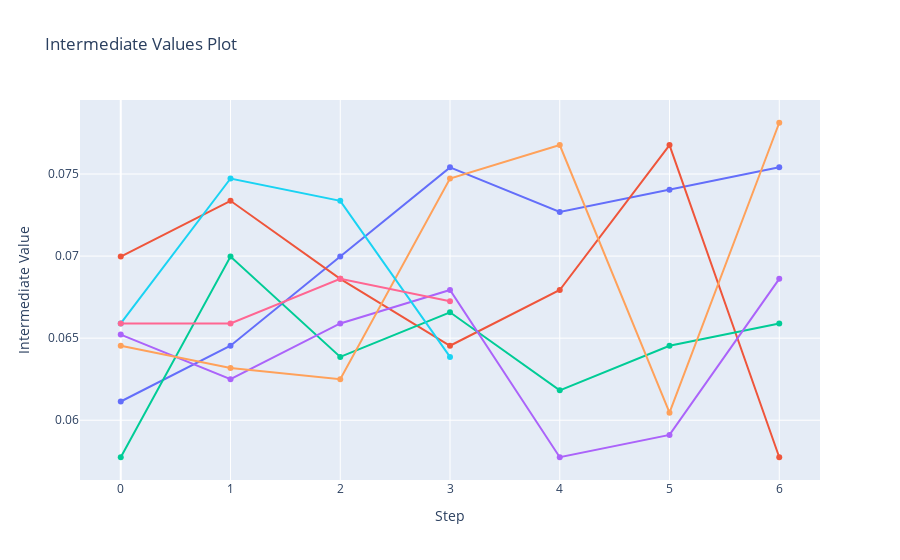

Source (notebook cell):
### Markdown cell above
### Tuning Visualization

### Code cell
import plotly
optuna.visualization.plot_intermediate_values(study)

### Figure 1 — Plotly figure (JSON) as saved in the notebook; plotly's stock layout.template omitted (floating-point values rounded to 4 significant figures)
{"data": [{"marker": {"maxdisplayed": 10}, "mode": "lines+markers", "name": "Trial0", "type": "scatter", "x": [0, 1, 2, 3, 4, 5, 6], "y": [0.06114, 0.06454, 0.06997, 0.07541, 0.07269, 0.07405, 0.07541]}, {"marker": {"maxdisplayed": 10}, "mode": "lines+markers", "name": "Trial1", "type": "scatter", "x": [0, 1, 2, 3, 4, 5, 6], "y": [0.06997, 0.07337, 0.06861, 0.06454, 0.06793, 0.07677, 0.05774]}, {"marker": {"maxdisplayed": 10}, "mode": "lines+markers", "name": "Trial2", "type": "scatter", "x": [0, 1, 2, 3, 4, 5, 6], "y": [0.05774, 0.06997, 0.06386, 0.06658, 0.06182, 0.06454, 0.0659]}, {"marker": {"maxdisplayed": 10}, "mode": "lines+markers", "name": "Trial3", "type": "scatter", "x": [0, 1, 2, 3, 4, 5, 6], "y": [0.06522, 0.0625, 0.0659, 0.06793, 0.05774, 0.0591, 0.06861]}, {"marker": {"maxdisplayed": 10}, "mode": "lines+markers", "name": "Trial4", "type": "scatter", "x": [0, 1, 2, 3, 4, 5, 6], "y": [0.06454, 0.06318, 0.0625, 0.07473, 0.07677, 0.06046, 0.07812]}, {"marker": {"maxdisplayed": 10}, "mode": "lines+markers", "name": "Trial5", "type": "scatter", "x": [0, 1, 2, 3], "y": [0.0659, 0.07473, 0.07337, 0.06386]}, {"marker": {"maxdisplayed": 10}, "mode": "lines+markers", "name": "Trial6", "type": "scatter", "x": [0, 1, 2, 3], "y": [0.0659, 0.0659, 0.06861, 0.06726]}], "layout": {"showlegend": false, "title": {"text": "Intermediate Values Plot"}, "xaxis": {"title": {"text": "Step"}}, "yaxis": {"title": {"text": "Intermediate Value"}}}}
